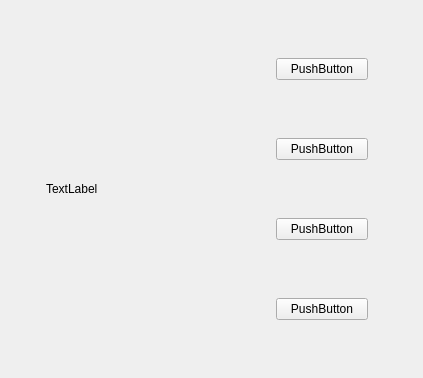
<?xml version="1.0" encoding="UTF-8"?>
<ui version="4.0">
 <class>FanDisplayCard</class>
 <widget class="QWidget" name="FanDisplayCard">
  <property name="geometry">
   <rect>
    <x>0</x>
    <y>0</y>
    <width>423</width>
    <height>378</height>
   </rect>
  </property>
  <property name="windowTitle">
   <string>Form</string>
  </property>
  <layout class="QHBoxLayout" name="horizontalLayout" stretch="1,5,2,1">
   <property name="spacing">
    <number>0</number>
   </property>
   <property name="leftMargin">
    <number>0</number>
   </property>
   <property name="topMargin">
    <number>0</number>
   </property>
   <property name="rightMargin">
    <number>9</number>
   </property>
   <property name="bottomMargin">
    <number>0</number>
   </property>
   <item>
    <spacer name="horizontalSpacer">
     <property name="orientation">
      <enum>Qt::Horizontal</enum>
     </property>
     <property name="sizeHint" stdset="0">
      <size>
       <width>44</width>
       <height>20</height>
      </size>
     </property>
    </spacer>
   </item>
   <item>
    <widget class="QLabel" name="fanPixLab">
     <property name="text">
      <string>TextLabel</string>
     </property>
    </widget>
   </item>
   <item>
    <layout class="QVBoxLayout" name="verticalLayout">
     <item>
      <widget class="QPushButton" name="closeBtn">
       <property name="text">
        <string>PushButton</string>
       </property>
      </widget>
     </item>
     <item>
      <widget class="QPushButton" name="oneBtn">
       <property name="text">
        <string>PushButton</string>
       </property>
      </widget>
     </item>
     <item>
      <widget class="QPushButton" name="twoBtn">
       <property name="text">
        <string>PushButton</string>
       </property>
      </widget>
     </item>
     <item>
      <widget class="QPushButton" name="threeBtn">
       <property name="text">
        <string>PushButton</string>
       </property>
      </widget>
     </item>
    </layout>
   </item>
   <item>
    <spacer name="horizontalSpacer_2">
     <property name="orientation">
      <enum>Qt::Horizontal</enum>
     </property>
     <property name="sizeHint" stdset="0">
      <size>
       <width>44</width>
       <height>20</height>
      </size>
     </property>
    </spacer>
   </item>
  </layout>
 </widget>
 <resources/>
 <connections/>
</ui>
